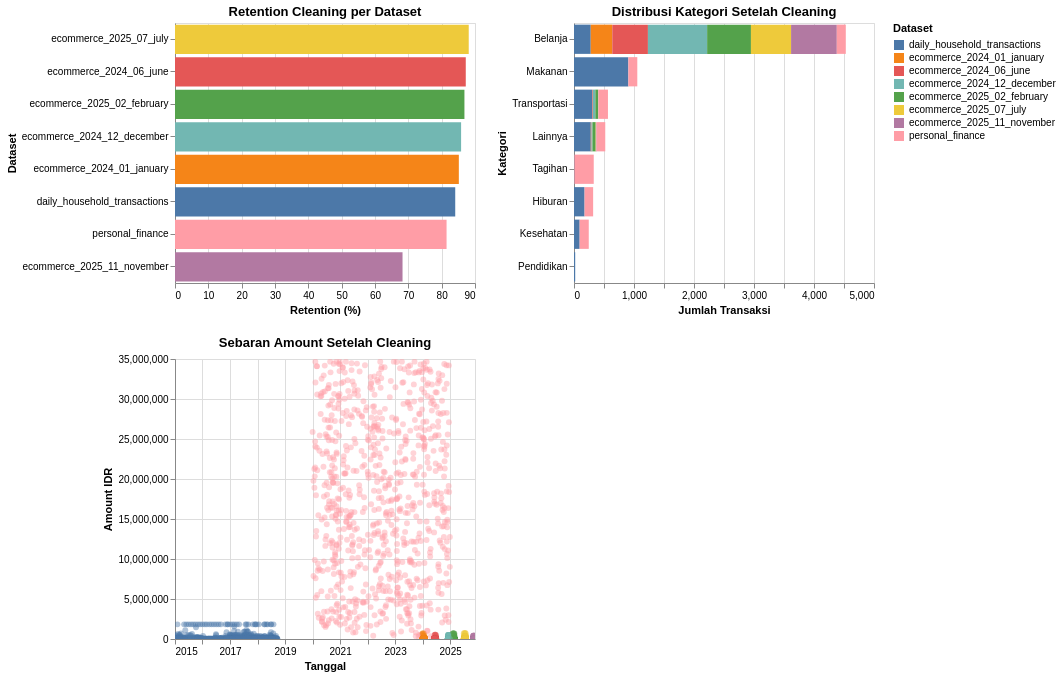

Notebook source saved alongside this figure:
### Markdown cell above
## 12. Visualisasi Cleaning (Interactive Altair)

### Code cell
def build_category_summary(cleaned_frame):
    return cleaned_frame.groupby(['dataset_id', 'category']).size().reset_index(name='rows')


def sample_cleaned_transactions(cleaned_frame, max_rows=5000, random_state=42):
    return cleaned_frame.sample(min(len(cleaned_frame), max_rows), random_state=random_state)


def plot_cleaning_results(summary, cleaned_frame):
    selection = alt.selection_point(fields=['dataset_id'], bind='legend')

    retention_chart = alt.Chart(summary).mark_bar().encode(
        x=alt.X('retention_pct:Q', title='Retention (%)'),
        y=alt.Y('dataset_id:N', sort='-x', title='Dataset'),
        color=alt.Color('dataset_id:N', legend=alt.Legend(title='Dataset')),
        opacity=alt.condition(selection, alt.value(1), alt.value(0.25)),
        tooltip=['dataset_id', 'raw_rows', 'clean_rows', 'removed_rows', 'retention_pct', 'top_category'],
    ).add_params(selection).properties(title='Retention Cleaning per Dataset', height=260)

    category_chart = alt.Chart(build_category_summary(cleaned_frame)).mark_bar().encode(
        x=alt.X('rows:Q', title='Jumlah Transaksi'),
        y=alt.Y('category:N', sort='-x', title='Kategori'),
        color=alt.Color('dataset_id:N', legend=None),
        opacity=alt.condition(selection, alt.value(1), alt.value(0.2)),
        tooltip=['dataset_id', 'category', 'rows'],
    ).add_params(selection).properties(title='Distribusi Kategori Setelah Cleaning', height=260)

    amount_chart = alt.Chart(sample_cleaned_transactions(cleaned_frame)).mark_circle(size=35, opacity=0.45).encode(
        x=alt.X('timestamp:T', title='Tanggal'),
        y=alt.Y('amount:Q', title='Amount IDR'),
        color=alt.Color('dataset_id:N', legend=None),
        tooltip=['dataset_id', 'timestamp:T', 'amount:Q', 'category'],
    ).interactive().properties(title='Sebaran Amount Setelah Cleaning', height=280)

    return (retention_chart | category_chart) & amount_chart


plot_cleaning_results(cleaning_summary_df, df_cleaned)

### Figure 1 — Vega-Lite specification as saved in the notebook (floating-point values rounded to 4 significant figures; data arrays with more than 128 entries replaced by an {"elided": "..."} marker saying what was removed)
{"config": {"view": {"continuousWidth": 300, "continuousHeight": 300}}, "vconcat": [{"hconcat": [{"data": {"name": "data-71842a0e053d8acaf0d9c4dbd7f3de46"}, "mark": {"type": "bar"}, "encoding": {"color": {"field": "dataset_id", "legend": {"title": "Dataset"}, "type": "nominal"}, "opacity": {"condition": {"param": "param_62fd3354f4df29e7", "value": 1}, "value": 0.25}, "tooltip": [{"field": "dataset_id", "type": "nominal"}, {"field": "raw_rows", "type": "quantitative"}, {"field": "clean_rows", "type": "quantitative"}, {"field": "removed_rows", "type": "quantitative"}, {"field": "retention_pct", "type": "quantitative"}, {"field": "top_category", "type": "nominal"}], "x": {"field": "retention_pct", "title": "Retention (%)", "type": "quantitative"}, "y": {"field": "dataset_id", "sort": "-x", "title": "Dataset", "type": "nominal"}}, "height": 260, "name": "view_8374b49419086328_0", "title": "Retention Cleaning per Dataset"}, {"data": {"name": "data-2ab949773487616a6f7ae14b985fd616"}, "mark": {"type": "bar"}, "encoding": {"color": {"field": "dataset_id", "legend": null, "type": "nominal"}, "opacity": {"condition": {"param": "param_62fd3354f4df29e7", "value": 1}, "value": 0.2}, "tooltip": [{"field": "dataset_id", "type": "nominal"}, {"field": "category", "type": "nominal"}, {"field": "rows", "type": "quantitative"}], "x": {"field": "rows", "title": "Jumlah Transaksi", "type": "quantitative"}, "y": {"field": "category", "sort": "-x", "title": "Kategori", "type": "nominal"}}, "height": 260, "name": "view_d9806bbca16770b1_1", "title": "Distribusi Kategori Setelah Cleaning"}]}, {"data": {"name": "data-3250462d6fab23a4c607e6c4cddcee8c"}, "mark": {"type": "circle", "opacity": 0.45, "size": 35}, "encoding": {"color": {"field": "dataset_id", "legend": null, "type": "nominal"}, "tooltip": [{"field": "dataset_id", "type": "nominal"}, {"field": "timestamp", "type": "temporal"}, {"field": "amount", "type": "quantitative"}, {"field": "category", "type": "nominal"}], "x": {"field": "timestamp", "title": "Tanggal", "type": "temporal"}, "y": {"field": "amount", "title": "Amount IDR", "type": "quantitative"}}, "height": 280, "name": "view_a3f66012b9f01514_1", "title": "Sebaran Amount Setelah Cleaning"}], "params": [{"name": "param_62fd3354f4df29e7", "select": {"type": "point", "fields": ["dataset_id"]}, "bind": "legend", "views": ["view_8374b49419086328_0", "view_d9806bbca16770b1_1"]}, {"name": "param_1e9efca18e7a2868", "select": {"type": "interval", "encodings": ["x", "y"]}, "bind": "scales", "views": ["view_a3f66012b9f01514_1"]}], "$schema": "https://vega.github.io/schema/vega-lite/v6.1.0.json", "datasets": {"data-71842a0e053d8acaf0d9c4dbd7f3de46": [{"dataset_id": "daily_household_transactions", "raw_rows": 2461, "clean_rows": 2069, "removed_rows": 392, "retention_pct": 84.07, "top_category": "Makanan", "currency": "INR_TO_IDR"}, {"dataset_id": "ecommerce_2024_01_january", "raw_rows": 431, "clean_rows": 367, "removed_rows": 64, "retention_pct": 85.15, "top_category": "Belanja", "currency": "IDR"}, {"dataset_id": "ecommerce_2024_06_june", "raw_rows": 697, "clean_rows": 608, "removed_rows": 89, "retention_pct": 87.23, "top_category": "Belanja", "currency": "IDR"}, {"dataset_id": "ecommerce_2024_12_december", "raw_rows": 1214, "clean_rows": 1042, "removed_rows": 172, "retention_pct": 85.83, "top_category": "Belanja", "currency": "IDR"}, {"dataset_id": "ecommerce_2025_02_february", "raw_rows": 957, "clean_rows": 831, "removed_rows": 126, "retention_pct": 86.83, "top_category": "Belanja", "currency": "IDR"}, {"dataset_id": "ecommerce_2025_07_july", "raw_rows": 766, "clean_rows": 675, "removed_rows": 91, "retention_pct": 88.12, "top_category": "Belanja", "currency": "IDR"}, {"dataset_id": "ecommerce_2025_11_november", "raw_rows": 1131, "clean_rows": 772, "removed_rows": 359, "retention_pct": 68.26, "top_category": "Belanja", "currency": "IDR"}, {"dataset_id": "personal_finance", "raw_rows": 1500, "clean_rows": 1222, "removed_rows": 278, "retention_pct": 81.47, "top_category": "Tagihan", "currency": "USD_TO_IDR"}], "data-2ab949773487616a6f7ae14b985fd616": [{"dataset_id": "daily_household_transactions", "category": "Belanja", "rows": 279}, {"dataset_id": "daily_household_transactions", "category": "Hiburan", "rows": 176}, {"dataset_id": "daily_household_transactions", "category": "Kesehatan", "rows": 94}, {"dataset_id": "daily_household_transactions", "category": "Lainnya", "rows": 280}, {"dataset_id": "daily_household_transactions", "category": "Makanan", "rows": 906}, {"dataset_id": "daily_household_transactions", "category": "Pendidikan", "rows": 20}, {"dataset_id": "daily_household_transactions", "category": "Tagihan", "rows": 7}, {"dataset_id": "daily_household_transactions", "category": "Transportasi", "rows": 307}, {"dataset_id": "ecommerce_2024_01_january", "category": "Belanja", "rows": 359}, {"dataset_id": "ecommerce_2024_01_january", "category": "Lainnya", "rows": 5}, {"dataset_id": "ecommerce_2024_01_january", "category": "Transportasi", "rows": 3}, {"dataset_id": "ecommerce_2024_06_june", "category": "Belanja", "rows": 594}, {"dataset_id": "ecommerce_2024_06_june", "category": "Lainnya", "rows": 7}, {"dataset_id": "ecommerce_2024_06_june", "category": "Transportasi", "rows": 7}, {"dataset_id": "ecommerce_2024_12_december", "category": "Belanja", "rows": 987}, {"dataset_id": "ecommerce_2024_12_december", "category": "Lainnya", "rows": 16}, {"dataset_id": "ecommerce_2024_12_december", "category": "Transportasi", "rows": 39}, {"dataset_id": "ecommerce_2025_02_february", "category": "Belanja", "rows": 730}, {"dataset_id": "ecommerce_2025_02_february", "category": "Lainnya", "rows": 53}, {"dataset_id": "ecommerce_2025_02_february", "category": "Transportasi", "rows": 48}, {"dataset_id": "ecommerce_2025_07_july", "category": "Belanja", "rows": 669}, {"dataset_id": "ecommerce_2025_07_july", "category": "Lainnya", "rows": 5}, {"dataset_id": "ecommerce_2025_07_july", "category": "Transportasi", "rows": 1}, {"dataset_id": "ecommerce_2025_11_november", "category": "Belanja", "rows": 762}, {"dataset_id": "ecommerce_2025_11_november", "category": "Lainnya", "rows": 9}, {"dataset_id": "ecommerce_2025_11_november", "category": "Transportasi", "rows": 1}, {"dataset_id": "personal_finance", "category": "Belanja", "rows": 150}, {"dataset_id": "personal_finance", "category": "Hiburan", "rows": 143}, {"dataset_id": "personal_finance", "category": "Kesehatan", "rows": 152}, {"dataset_id": "personal_finance", "category": "Lainnya", "rows": 146}, {"dataset_id": "personal_finance", "category": "Makanan", "rows": 149}, {"dataset_id": "personal_finance", "category": "Tagihan", "rows": 322}, {"dataset_id": "personal_finance", "category": "Transportasi", "rows": 160}], "data-3250462d6fab23a4c607e6c4cddcee8c": {"elided": "5000 records"}}}
